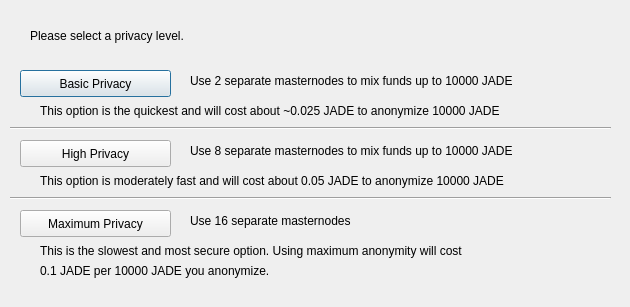
<?xml version="1.0" encoding="UTF-8"?>
<ui version="4.0">
 <class>ObfuscationConfig</class>
 <widget class="QDialog" name="ObfuscationConfig">
  <property name="geometry">
   <rect>
    <x>0</x>
    <y>0</y>
    <width>630</width>
    <height>307</height>
   </rect>
  </property>
  <property name="windowTitle">
   <string>Configure Obfuscation</string>
  </property>
  <widget class="QPushButton" name="buttonBasic">
   <property name="geometry">
    <rect>
     <x>20</x>
     <y>70</y>
     <width>151</width>
     <height>27</height>
    </rect>
   </property>
   <property name="text">
    <string>Basic Privacy</string>
   </property>
  </widget>
  <widget class="QPushButton" name="buttonHigh">
   <property name="geometry">
    <rect>
     <x>20</x>
     <y>140</y>
     <width>151</width>
     <height>27</height>
    </rect>
   </property>
   <property name="text">
    <string>High Privacy</string>
   </property>
  </widget>
  <widget class="QPushButton" name="buttonMax">
   <property name="geometry">
    <rect>
     <x>20</x>
     <y>210</y>
     <width>151</width>
     <height>27</height>
    </rect>
   </property>
   <property name="text">
    <string>Maximum Privacy</string>
   </property>
  </widget>
  <widget class="QLabel" name="label">
   <property name="geometry">
    <rect>
     <x>30</x>
     <y>20</y>
     <width>571</width>
     <height>31</height>
    </rect>
   </property>
   <property name="text">
    <string>Please select a privacy level.</string>
   </property>
  </widget>
  <widget class="QLabel" name="label_2">
   <property name="geometry">
    <rect>
     <x>190</x>
     <y>70</y>
     <width>421</width>
     <height>21</height>
    </rect>
   </property>
   <property name="text">
    <string>Use 2 separate masternodes to mix funds up to 10000 JADE</string>
   </property>
  </widget>
  <widget class="QLabel" name="label_3">
   <property name="geometry">
    <rect>
     <x>190</x>
     <y>140</y>
     <width>411</width>
     <height>21</height>
    </rect>
   </property>
   <property name="text">
    <string>Use 8 separate masternodes to mix funds up to 10000 JADE</string>
   </property>
  </widget>
  <widget class="QLabel" name="label_4">
   <property name="geometry">
    <rect>
     <x>190</x>
     <y>210</y>
     <width>421</width>
     <height>21</height>
    </rect>
   </property>
   <property name="text">
    <string>Use 16 separate masternodes</string>
   </property>
  </widget>
  <widget class="QLabel" name="label_6">
   <property name="geometry">
    <rect>
     <x>40</x>
     <y>100</y>
     <width>561</width>
     <height>21</height>
    </rect>
   </property>
   <property name="text">
    <string>This option is the quickest and will cost about ~0.025 JADE to anonymize 10000 JADE</string>
   </property>
  </widget>
  <widget class="QLabel" name="label_7">
   <property name="geometry">
    <rect>
     <x>40</x>
     <y>170</y>
     <width>561</width>
     <height>21</height>
    </rect>
   </property>
   <property name="text">
    <string>This option is moderately fast and will cost about 0.05 JADE to anonymize 10000 JADE</string>
   </property>
  </widget>
  <widget class="QLabel" name="label_8">
   <property name="geometry">
    <rect>
     <x>40</x>
     <y>240</y>
     <width>561</width>
     <height>21</height>
    </rect>
   </property>
   <property name="text">
    <string>This is the slowest and most secure option. Using maximum anonymity will cost</string>
   </property>
  </widget>
  <widget class="QLabel" name="label_9">
   <property name="geometry">
    <rect>
     <x>40</x>
     <y>260</y>
     <width>561</width>
     <height>21</height>
    </rect>
   </property>
   <property name="text">
    <string>0.1 JADE per 10000 JADE you anonymize.</string>
   </property>
  </widget>
  <widget class="Line" name="line">
   <property name="geometry">
    <rect>
     <x>10</x>
     <y>120</y>
     <width>601</width>
     <height>16</height>
    </rect>
   </property>
   <property name="orientation">
    <enum>Qt::Horizontal</enum>
   </property>
  </widget>
  <widget class="Line" name="line_2">
   <property name="geometry">
    <rect>
     <x>10</x>
     <y>190</y>
     <width>601</width>
     <height>16</height>
    </rect>
   </property>
   <property name="orientation">
    <enum>Qt::Horizontal</enum>
   </property>
  </widget>
 </widget>
 <resources/>
 <connections/>
</ui>
